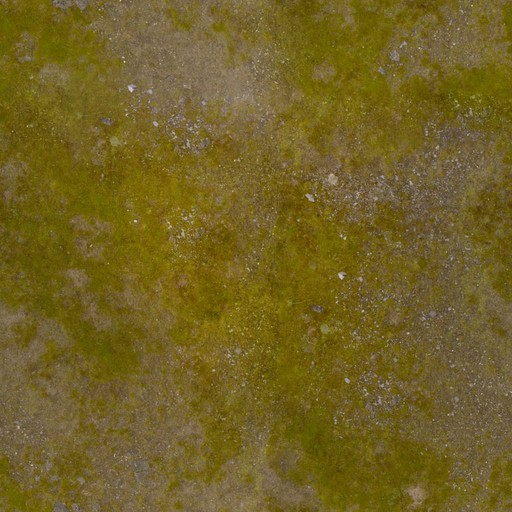
#> input picture mobile/assets/expedition-world/aerial_grass_rock.jpg, 512 x 512 px, given in place of forest_ground_04_diff_1k.jpg, which was not available
$ python bake-native-world.py
#> lines starting #> are read from the running program, lines starting #| are printed output that depends on the picture; pictures that were not available may be replaced by others from this repository, and a replacement may not be noted
"""Bake existing, credited CC0 glTF scans into a bounded native instancing pack.
Offline authoring only: Python 3, NumPy, Pillow. The app needs no glTF loader.
UVs and alpha masks stay attached to true 3D geometry; never billboard trees.
"""
import io, json, math, pathlib, struct, hashlib
import numpy as np
from scipy.sparse import coo_matrix
from scipy.sparse.csgraph import connected_components
from PIL import Image
ROOT=pathlib.Path(__file__).resolve().parents[1]
SRC=ROOT/'public/blackroot/assets'; OUT=ROOT/'assets/expedition-world'; OUT.mkdir(exist_ok=True)
TILE=512; PAD=4; atlas=Image.new('RGBA',(2048,2048)); slots=[]; meshes=[]; sources={}
#> after `atlas = Image.new('RGBA', (2048, 2048))`: atlas: PIL image 2048x2048 RGBA; every value is 0
def tile(image,label):
#> called with label = 'forest_ground_04'
    i=len(slots); assert i<16
#> after `i = len(slots)`: i = 0
    im=image.convert('RGBA').resize((TILE-2*PAD,TILE-2*PAD),Image.Resampling.LANCZOS)
    x=(i%4)*TILE; y=(i//4)*TILE
#> after `x = i % 4 * TILE`: x = 0
#> after `y = i // 4 * TILE`: y = 0
    atlas.paste(im,(x+PAD,y+PAD))
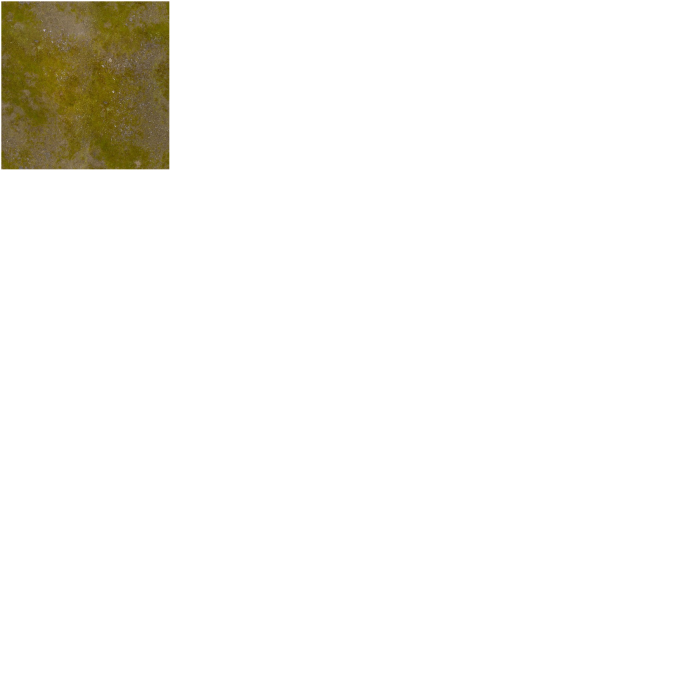
#> atlas: PIL image 2048x2048 RGBA (shown at 1/3 size); mean R, G, B, A 6.9, 5.9, 2.2, 15.4; transparent parts drawn white
    # Extrude the borders to stop neighboring atlas tiles bleeding at a distance.
    atlas.paste(im.crop((0,0,1,im.height)).resize((PAD,im.height)),(x,y+PAD))
    atlas.paste(im.crop((im.width-1,0,im.width,im.height)).resize((PAD,im.height)),(x+TILE-PAD,y+PAD))
    atlas.paste(im.crop((0,0,im.width,1)).resize((TILE-2*PAD,PAD)),(x+PAD,y))
    atlas.paste(im.crop((0,im.height-1,im.width,im.height)).resize((TILE-2*PAD,PAD)),(x+PAD,y+TILE-PAD))
    slots.append(label);return i
for folder in ['forest_ground_04','bark_brown_02','aerial_grass_rock']:
    p=SRC/folder/(folder+'_diff_1k.jpg');Image.open(p).convert('RGB').resize((512,512),Image.Resampling.LANCZOS).save(OUT/(folder+'.jpg'),quality=90);tile(Image.open(p),folder);sources[str(p.relative_to(ROOT))]=hashlib.sha256(p.read_bytes()).hexdigest()
#> pass 2 of the loop `for folder in ['forest_ground_04','bark_brown_02','aerial_grass_rock']:`:
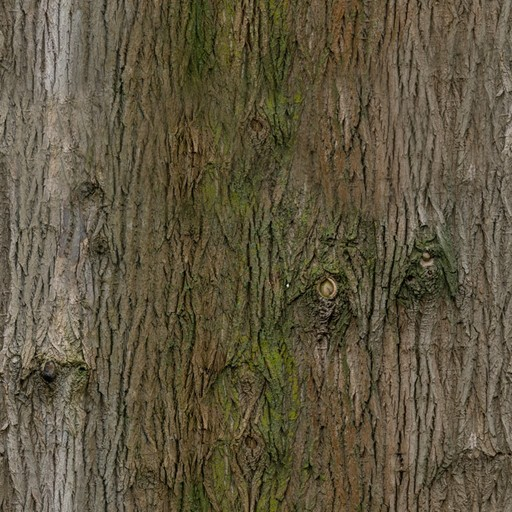
#> input picture mobile/assets/expedition-world/bark_brown_02.jpg, 512 x 512 px, given in place of bark_brown_02_diff_1k.jpg, which was not available
#> i = 1
#> x = 512
#> in tile (call 2), `atlas.paste(im,(x+PAD,y+PAD))`:
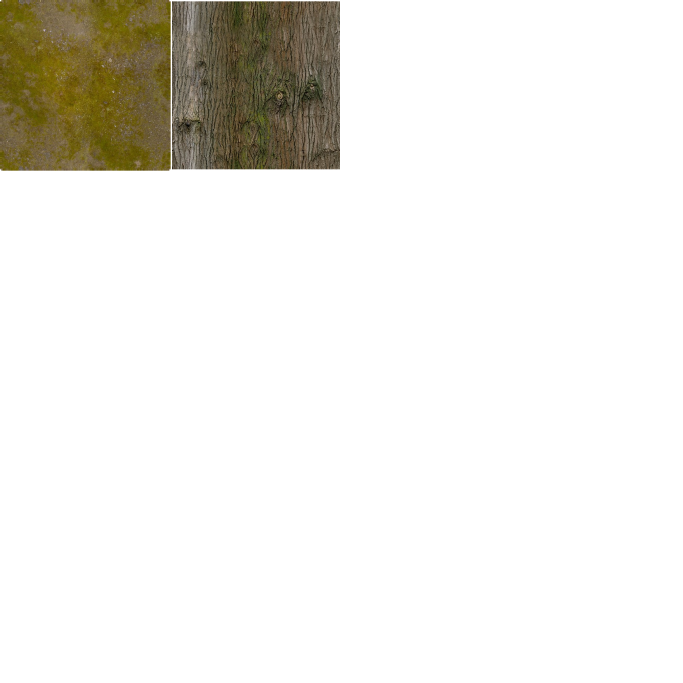
#> atlas: PIL image 2048x2048 RGBA (shown at 1/3 size); mean R, G, B, A 12.8, 11.3, 6.2, 31.4; transparent parts drawn white
def load(id):
    p=next((SRC/id).glob('*.gl*')); b=p.read_bytes(); sources[str(p.relative_to(ROOT))]=hashlib.sha256(b).hexdigest()
    if p.suffix=='.glb':
        size=struct.unpack_from('<I',b,12)[0];g=json.loads(b[20:20+size]);off=20+size;buffers=[b[off+8:off+8+struct.unpack_from('<I',b,off)[0]]]
    else:
        g=json.loads(b);buffers=[(p.parent/z['uri']).read_bytes() for z in g['buffers']]
    def accessor(i):
        a=g['accessors'][i];v=g['bufferViews'][a['bufferView']];size={'SCALAR':1,'VEC2':2,'VEC3':3,'VEC4':4}[a['type']];dtype={5126:'<f4',5125:'<u4',5123:'<u2',5121:'u1'}[a['componentType']]
        return np.ndarray((a['count'],size),dtype=dtype,buffer=buffers[v.get('buffer',0)],offset=v.get('byteOffset',0)+a.get('byteOffset',0),strides=(v.get('byteStride',np.dtype(dtype).itemsize*size),np.dtype(dtype).itemsize)).copy()
    def image(i):
        z=g['images'][i]
        if 'uri' in z:return Image.open(p.parent/z['uri'])
        v=g['bufferViews'][z['bufferView']];return Image.open(io.BytesIO(buffers[v.get('buffer',0)][v.get('byteOffset',0):v.get('byteOffset',0)+v['byteLength']]))
    return g,accessor,image

def add(id,names,node=0,cell=0,leaf_stride=1,normalize='height'):
    g,a,img=load(id);n=g['nodes'][node];m=g['meshes'][n['mesh']]
    # These pinned assets use their baked mesh geometry (no skeletal transforms).
    # Normalize each selected model at its own ground contact and centre.
    parts=[]
    for p in m['primitives']:
        pos=a(p['attributes']['POSITION']).astype(float);normal=a(p['attributes']['NORMAL']).astype(float);uv=a(p['attributes']['TEXCOORD_0']).astype(float)
        if 'matrix' in n: mat=np.array(n['matrix']).reshape(4,4).T
        else:
            x,y,z,w=n.get('rotation',[0,0,0,1]); mat=np.eye(4);mat[:3,:3]=np.array([[1-2*y*y-2*z*z,2*x*y-2*z*w,2*x*z+2*y*w],[2*x*y+2*z*w,1-2*x*x-2*z*z,2*y*z-2*x*w],[2*x*z-2*y*w,2*y*z+2*x*w,1-2*x*x-2*y*y]])@np.diag(n.get('scale',[1,1,1]));mat[:3,3]=n.get('translation',[0,0,0])
        pos=pos@mat[:3,:3].T+mat[:3,3];normal=normal@np.linalg.inv(mat[:3,:3]);normal/=np.maximum(1e-8,np.linalg.norm(normal,axis=1))[:,None]
        parts.append((p,pos,normal,uv,a(p['indices']).reshape(-1,3)))
    allpos=np.concatenate([p[1] for p in parts]);lo=allpos.min(0);hi=allpos.max(0);scale=(hi-lo).max() if normalize=='longest' else (hi-lo)[1];centre=(hi+lo)/2;centre[1]=lo[1]
    for part,(p,pos,normal,uv,idx) in enumerate(parts):
        if part>=len(names) or not names[part]:continue
        pos=(pos-centre)/scale
        material=g['materials'][p['material']];tex=material['pbrMetallicRoughness']['baseColorTexture'];transform=tex.get('extensions',{}).get('KHR_texture_transform',{})
        uv=uv*np.array(transform.get('scale',[1,1]))+np.array(transform.get('offset',[0,0]))
        texture=tile(img(g['textures'][tex['index']]['source']),id+':'+str(part))
        if cell:
            # Cluster only connected surface samples with comparable UVs;
            # preserve seams instead of averaging unrelated atlas islands.
            keys=np.column_stack([np.round(pos/cell),np.floor(uv*24)])
            _,first,remap=np.unique(keys,axis=0,return_index=True,return_inverse=True)
            pos=pos[first];normal=normal[first];uv=uv[first];idx=remap[idx]
            idx=idx[(idx[:,0]!=idx[:,1])&(idx[:,1]!=idx[:,2])&(idx[:,0]!=idx[:,2])]
        if leaf_stride>1 and part>0:
            # Keep whole connected leaves rather than clipping triangles out of
            # the crown. Enlarge retained leaves to preserve canopy coverage
            # with bounded mobile geometry. All leaves retain 3D orientation.
            if part==1:
                _,inv=np.unique(pos.round(5),axis=0,return_inverse=True)
                tri=inv[idx]; edges=np.concatenate([tri[:,[0,1]],tri[:,[1,2]],tri[:,[0,2]]])
                _,labels=connected_components(coo_matrix((np.ones(len(edges)),(edges[:,0],edges[:,1])),shape=(int(inv.max())+1,)*2),directed=False)
                groups=labels[tri[:,0]]; chosen=np.unique(groups)[::leaf_stride]
                kept=[]
                for group in chosen:
                    faces=idx[groups==group]; verts=np.unique(faces); centre=pos[verts].mean(0)
                    pos[verts]=centre+(pos[verts]-centre)*4.8;kept.append(faces)
                idx=np.concatenate(kept)
            else:
                # Twigs are thin tubular pieces; retain the full structure at
                # a spatially clustered LOD rather than disjoint triangles.
                keys=np.round(pos/.045)
                _,first,remap=np.unique(keys,axis=0,return_index=True,return_inverse=True)
                pos=pos[first];normal=normal[first];uv=uv[first];idx=remap[idx]
                idx=idx[(idx[:,0]!=idx[:,1])&(idx[:,1]!=idx[:,2])&(idx[:,0]!=idx[:,2])]

        used,remap=np.unique(idx,return_inverse=True);idx=remap.reshape(-1)
        vertices=np.column_stack([pos[used],normal[used],uv[used]]).round(5).reshape(-1).tolist()
        assert len(used)<65535
        meshes.append(dict(name=names[part],tile=texture,wind=1 if 'Crown' in names[part] or 'Twigs' in names[part] else 0,vertices=vertices,indices=idx.tolist()))
        print(names[part],len(used),'vertices',len(idx)//3,'triangles')
#> (the run stopped early here; a loop or call above may not have finished)
